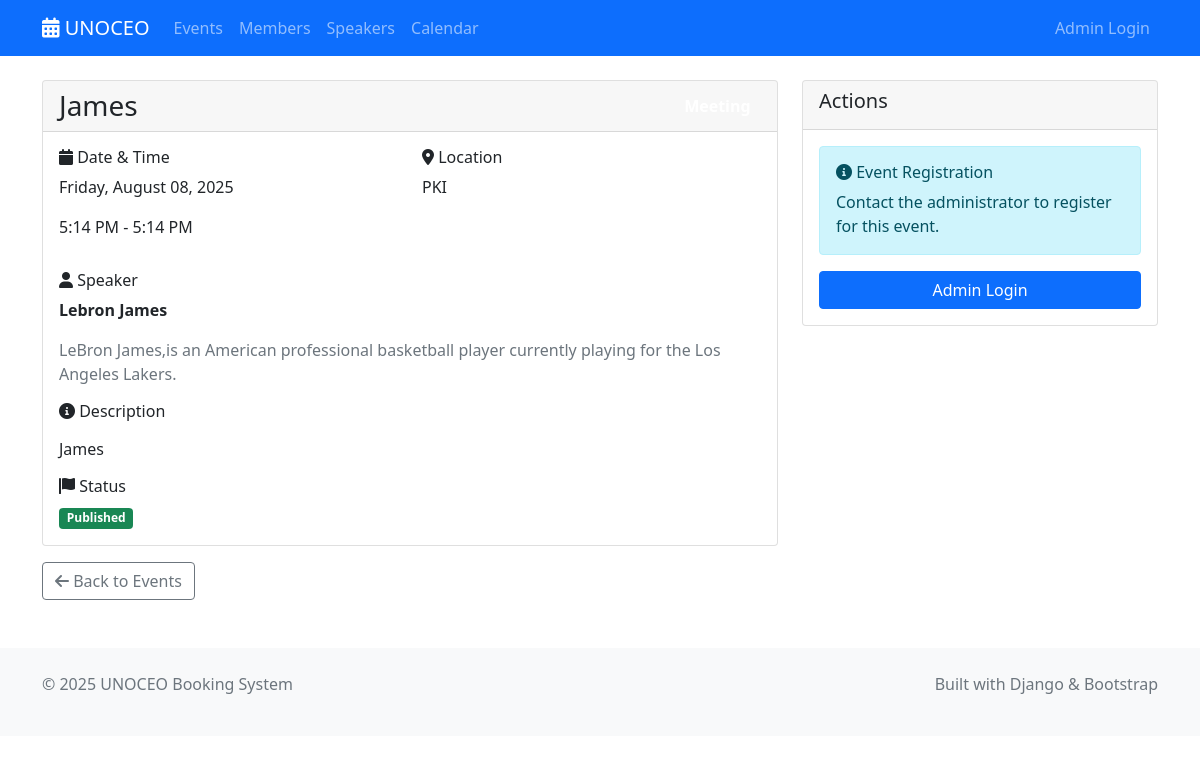
The app's page /events/1/ with its own data.
### shared/models.py (models this page shows, shortened)
class Event(models.Model):
    EVENT_TYPES = [
        ('conference', 'Conference'),
        ('workshop', 'Workshop'),
        ('seminar', 'Seminar'),
        ('webinar', 'Webinar'),
        ('meeting', 'Meeting'),
    ]
    STATUS_CHOICES = [
        ('draft', 'Draft'),
        ('published', 'Published'),
        ('cancelled', 'Cancelled'),
        ('completed', 'Completed'),
    ]
    title = models.CharField(max_length=300)
    description = models.TextField()
    event_type = models.CharField(max_length=20, choices=EVENT_TYPES, default='meeting')
    status = models.CharField(max_length=20, choices=STATUS_CHOICES, default='draft')
    start_datetime = models.DateTimeField()
    end_datetime = models.DateTimeField()
    location = models.CharField(max_length=500, blank=True)
    max_attendees = models.PositiveIntegerField(null=True, blank=True)
    speaker = models.ForeignKey(Speaker, on_delete=models.SET_NULL, null=True, blank=True)
    attendees = models.ManyToManyField(Member, blank=True, related_name='events_attending')
    created_by = models.ForeignKey(User, on_delete=models.CASCADE)
    created_at = models.DateTimeField(auto_now_add=True)
    updated_at = models.DateTimeField(auto_now=True)
    class Meta:
        ordering = ['-start_datetime']

class Speaker(models.Model):
    name = models.CharField(max_length=200)
    email = models.EmailField(validators=[EmailValidator()])
    bio = models.TextField(blank=True)
    expertise = models.CharField(max_length=300, blank=True)
    phone = models.CharField(max_length=20, blank=True)
    created_at = models.DateTimeField(auto_now_add=True)
    updated_at = models.DateTimeField(auto_now=True)
    class Meta:
        ordering = ['name']

### event_management/display/views.py (the view)
# urls.py: path('<int:pk>/', views.EventDetailView.as_view(), name='detail'),
class EventDetailView(DetailView):
    model = Event
    template_name = 'event_management/detail.html'
    context_object_name = 'event'
    def get_queryset(self):
        if self.request.user.is_staff:
            return Event.objects.all()
        return Event.objects.filter(status='published')

### event_management/display/templates/event_management/detail.html (shortened to what this page needs)
{% extends 'base.html' %}
{% block content %}
<div class="container mt-4">
    <div class="row">
        <div class="col-lg-8">
            <div class="card">
                <div class="card-header d-flex justify-content-between align-items-center">
                    <h1 class="h3 mb-0">{{ event.title }}</h1>
                    <span class="badge bg-{{ event.event_type|default:'secondary' }} fs-6">
                    </span>
                </div>
                <div class="card-body">
                    <div class="row mb-3">
                        <div class="col-md-6">
                            <h6><i class="fas fa-calendar"></i> Date & Time</h6>
                            <p>{{ event.start_datetime|date:"l, F d, Y" }}</p>
                            <p>{{ event.start_datetime|date:"g:i A" }} - {{ event.end_datetime|date:"g:i A" }}</p>
                        </div>
                        <div class="col-md-6">
                            <h6><i class="fas fa-map-marker-alt"></i> Location</h6>
                            <p>{{ event.location|default:"Location TBD" }}</p>
                        </div>
                    </div>
                    {% if event.speaker %}
                        <div class="mb-3">
                            <h6><i class="fas fa-user"></i> Speaker</h6>
                            <p><strong>{{ event.speaker.name }}</strong></p>
                            {% if event.speaker.bio %}
                                <p class="text-muted">{{ event.speaker.bio|truncatewords:30 }}</p>
                            {% endif %}
                        </div>
                    {% endif %}
                    <div class="mb-3">
                        <h6><i class="fas fa-info-circle"></i> Description</h6>
                        <p>{{ event.description|linebreaks }}</p>
                    </div>
                    <div class="row">
                        <div class="col-md-6">
                            <h6><i class="fas fa-flag"></i> Status</h6>
                            <span class="badge bg-{% if event.status == 'published' %}success{% elif event.status == 'draft' %}warning{% else %}secondary{% endif %}">
                                {{ event.get_status_display }}
                            </span>
                        </div>
                    </div>
                </div>
            </div>
        </div>
        <div class="col-lg-4">
            <div class="card">
                <div class="card-header">
                    <h5>Actions</h5>
                </div>
                <div class="card-body">
                    {% if user.is_authenticated and user.is_staff %}
                        <a href="{% url 'event_management:update' event.pk %}" class="btn btn-outline-primary btn-block mb-2 w-100">
                            <i class="fas fa-edit"></i> Edit Event
                        </a>
                        <hr>
                        <a href="{% url 'admin:shared_event_change' event.pk %}" class="btn btn-outline-secondary btn-block mb-2 w-100">
                            <i class="fas fa-cog"></i> Manage in Admin
                        </a>
                        <small class="text-muted">
                            <i class="fas fa-info-circle"></i>
                            To delete this event, use the Django admin panel above.
                        </small>
                    {% else %}
                        <div class="alert alert-info">
                            <h6><i class="fas fa-info-circle"></i> Event Registration</h6>
                            <p class="mb-0">Contact the administrator to register for this event.</p>
                        </div>
                        {% if not user.is_authenticated %}
                            <a href="{% url 'admin:login' %}" class="btn btn-primary btn-block w-100">Admin Login</a>
                        {% endif %}
                    {% endif %}
                </div>
            </div>
        </div>
    </div>
    <div class="mt-3">
        <a href="{% url 'event_management:list' %}" class="btn btn-outline-secondary">
            <i class="fas fa-arrow-left"></i> Back to Events
        </a>
    </div>
</div>
{% endblock %}

### records on screen
Event: title "James", start_datetime "Friday, August 08, 2025", start_datetime "5:14 PM", end_datetime "5:14 PM", location "PKI", speaker.name "Lebron James", speaker.bio "LeBron James,is an American professional basketball player currently playing for the Los Angeles Lakers.", description "James", status "Published"
